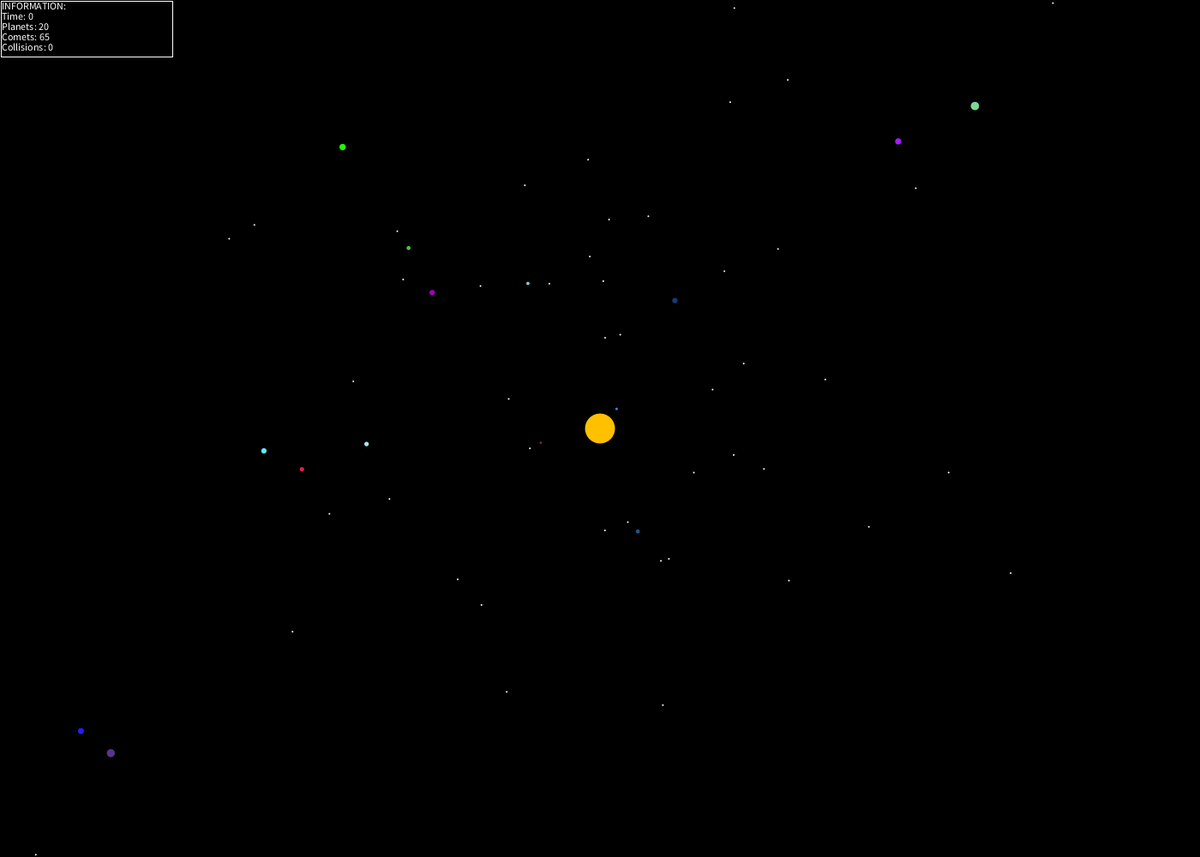
Frame 1 (no input)
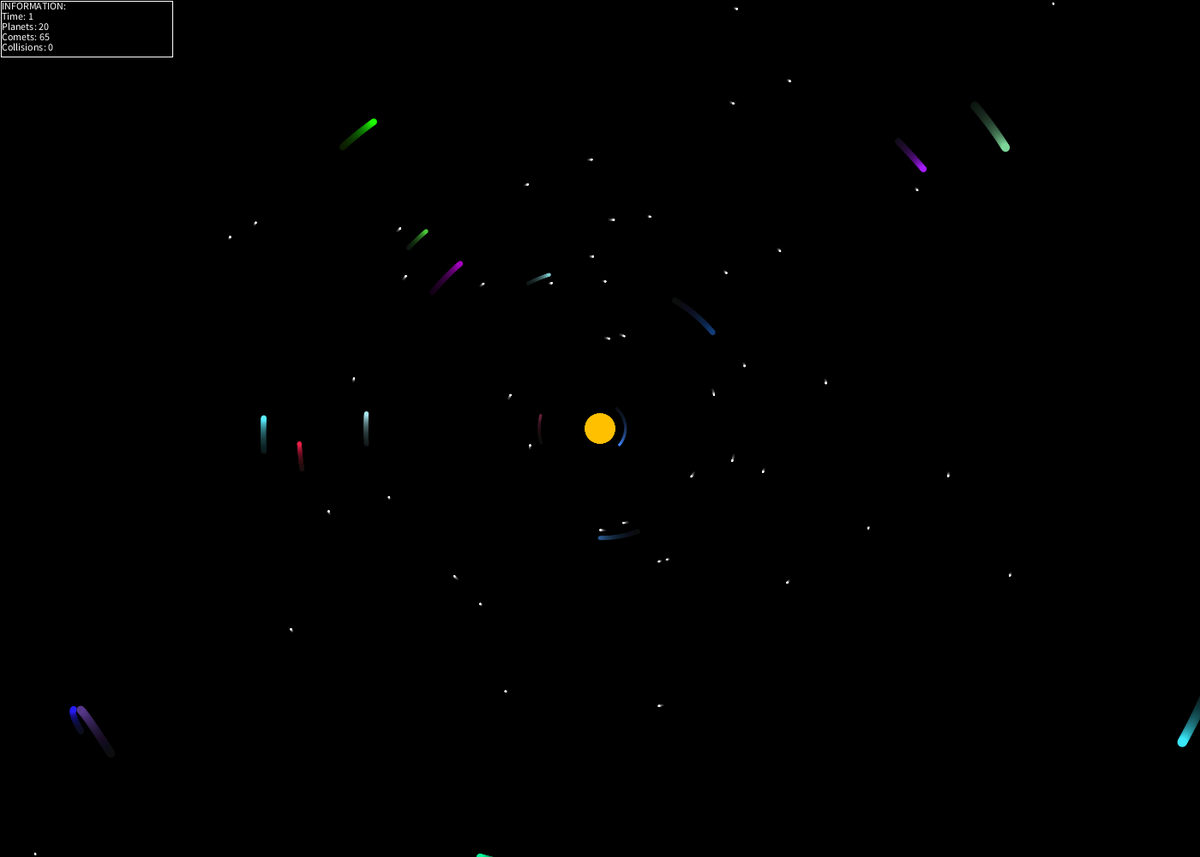
Frame 60 (the mouse pressed at the canvas centre just before this capture)
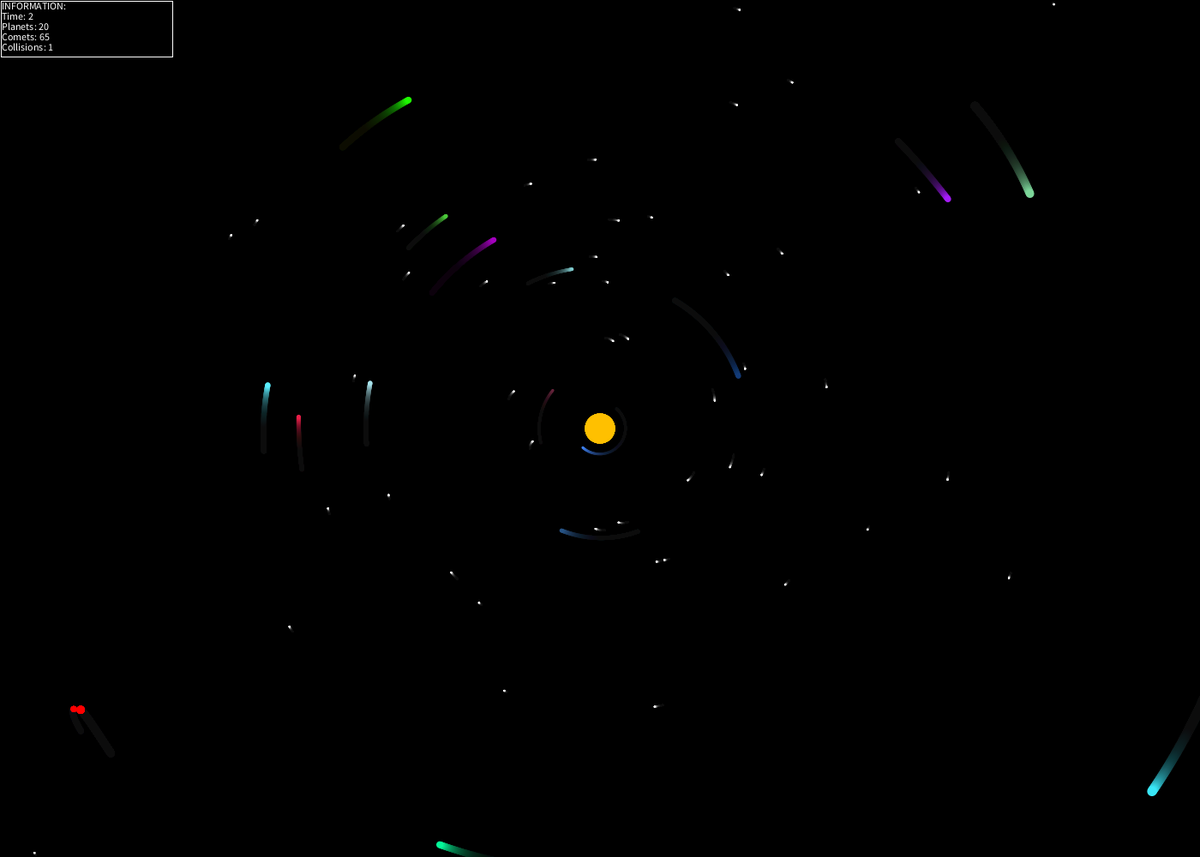
Frame 120 (the mouse held since frame 60 and released just before this capture)

The Processing sketch that drew these frames (run headless with seeded random() and noise(); from frame 60 on, the mouse is pressed at the canvas centre):

// Processing sketch: solar_system
// ── solar_system.pde
final int NUM_PLANETS = 20;
final int WIN_X = 1400, WIN_Y = 1000;

final int TEXT_SIZE = 12;
int debug_level = 1;

final float VARIANCE = 0.5;
final float SCALE = 1; //master scale variable for system model
final float SPEEDUP = 1;

final boolean ALLOW_COMETS = true;
final int COMET_SIZE = 2;
final float COMET_SPEED_PENALTY = 2.5;
final int COMET_EXTRA_DISTANCE = 50;
final int COMET_PERCENT = 70;

final int SUN_SIZE = 35;

final int PLANET_DISTANCE = 40;

final boolean ALLOW_MOONS = false;
final int MOON_PERCENT = 50;
final int MOON_SIZE = 2;
final int MOON_DISTANCE = 4;
final float MOON_EXTRA_SPEED = 1.1;

Sun sun;
int comet_count = 0;
int collision_count = 0;
int start_time = 0;

ArrayList<Planet> planets;

void setup() {
  start_time = millis();
  size(1400, 1000);
  noStroke();
  background(0.0);
  textSize(TEXT_SIZE);
  textLeading(TEXT_SIZE);
  textAlign(LEFT, TOP);
  
  planets = new ArrayList<Planet>(NUM_PLANETS);
  sun = new Sun();
  planets.add(sun);
  
  for(int i = 0; i < NUM_PLANETS; i++) {
    float var = random(1-VARIANCE, 1+VARIANCE);
    int distance_from_sun = (int)(SCALE*PLANET_DISTANCE*var + SCALE*PLANET_DISTANCE*i);

    if(ALLOW_COMETS && (int)random(100) < COMET_PERCENT) { //comet
      double speed = SCALE*orbital_velocity(COMET_SIZE, distance_from_sun)/COMET_SPEED_PENALTY;
      planets.add(new Comet((int)(distance_from_sun+(SCALE*COMET_EXTRA_DISTANCE*var)), speed*var));
      i--;
      comet_count++;
    } else { //planet
      float size = SCALE * (4*var + i/3);
      double speed = orbital_velocity(size, distance_from_sun);
      int fill_color = (int)random(0x00f000, 0xffffff);
      int fill = 0xff000000 + fill_color;
      Planet p = new Planet(size, distance_from_sun, speed, fill);
      planets.add(p);
      if(ALLOW_MOONS && (int)random(100) < MOON_PERCENT) { //add moon
        speed = orbital_velocity(size, distance_from_sun)*(MOON_EXTRA_SPEED*SCALE);
        distance_from_sun += MOON_DISTANCE*var*SCALE;
        planets.add(new Moon(distance_from_sun, speed));
      }
    }
  }
}

void draw() {
  fill(0x0a000000);
  rect(0, 0, WIN_X, WIN_Y);
  for(Planet p : planets) {
    move_planet(p);
    draw_planet(p);
  }
  if(debug_level >= 1) {
    if(debug_level >= 2) {
      for(Planet p : planets) {
        write_planet_info(p);
      }
    }
    write_all_info();
  }
}

void draw_planet(Planet p) {
  if(p instanceof Comet && p.collided) return;
  fill(p.fill);
  ellipse(p.x, p.y, p.size, p.size);
}

void write_planet_info(Planet p) {
  if(p == sun) return;
  if(p.collided) return;
  fill(0x000000);
  stroke(0x000000);
  rect(p.x+p.size*SCALE, p.y+p.size*SCALE, 50+6, TEXT_SIZE*3+6);
  if(p instanceof Comet) {
    stroke(0xff00ffff);
  } else {
    stroke(0xffffffff);
  }
  fill(0x000000);
  rect(p.x+p.size*SCALE+2, p.y+p.size*SCALE+2, 50, TEXT_SIZE*3+2);
  noStroke();
  fill(0xffffffff);
  String text = "v: " + (int)(1000*pyth(p.vx, p.vy))/100.0;
  text += "\nm: " + (int)p.mass;
  text += "\nd: " + (int)distance(p, sun);
  text(text, p.x+p.size*SCALE+3, p.y+p.size*SCALE+3);
}

void write_all_info() {
  stroke(0xffffffff);
  fill(0x000000);
  rect(1, 1, 200, TEXT_SIZE*5+5);
  noStroke();
  fill(0xffffffff);

  String text = "INFORMATION:";
  text += "\nTime: " + (millis() - start_time) / 1000;
  text += "\nPlanets: " + NUM_PLANETS;
  text += "\nComets: " + comet_count;
  text += "\nCollisions: " + collision_count;
  text(text, 2, 2);
}

int get_total_planet_mass() {
  float total_mass = 0.0;
  for(Planet p : planets) {
    total_mass += p.mass;
  }
  return (int)total_mass;
}

void move_planet(Planet p1) {
  for(Planet p2 : planets) {
    if(calculate_movement(p1, p2)) {
      double force = SCALE * force_of_gravity(p1, p2);
      float angle = get_angle(p1, p2);
      p1.vx += cos(angle) * force;
      p1.vy += sin(angle) * force;
    }
  }
  if(p1.collided) return;
  p1.x += p1.vx;
  p1.y += p1.vy;
}

boolean calculate_movement(Planet p1, Planet p2){
  if(p1==p2) return false;
  if(p1 instanceof Sun) return false;
  if(p1.collided || p2.collided) return false;
  if(distance(p1, p2) < (p1.size/2) + (p2.size/2)) {
    return collision(p1, p2);
  }
  return true;
}

boolean collision(Planet p1, Planet p2){
  if(!(p2 instanceof Sun) && (p1 instanceof Comet || p1 instanceof Moon)) return false;
  if (p2 instanceof Moon) return false;
  collision_count++;

  if(!(p2 instanceof Sun)) {
    p2.collided = true;
    p2.fill = 0xffff0000;
    p2.vx = 0;
    p2.vy = 0;
    if(p2 instanceof Comet) {
      comet_count--;
      return true;
    }
  }
  p1.collided = true;
  p1.fill = 0xffff0000;
  p1.vx = 0;
  p1.vy = 0;
  return false;
}

double force_of_gravity(Planet p1, Planet p2) {
  return (p1.mass*p2.mass)/Math.pow(distance(p1, p2), 2)*(1e-4*SPEEDUP);
}

double orbital_velocity(float size, int distance_from_sun) {
  return Math.sqrt((sun.mass * Math.pow(size/2, 3)*PI*(4/3)) / distance_from_sun)/(100/SPEEDUP);
}

float get_angle(Planet p, Planet target) {
  return radians((float) Math.toDegrees(Math.atan2(target.y - p.y, target.x - p.x)));
}

double distance(Planet p1, Planet p2) {
  return pyth(p1.x - p2.x, p1.y - p2.y);
}

double pyth(double x, double y) {
  return Math.sqrt((x*x)+(y*y)); 
}


class Planet {
  
  float size = 10;
  float mass = 10*10*PI;
  int pos = -1;
  
  int fill = 0xffffffff;
  boolean collided = false;
  
  float x, y;
  double vx = 0, vy = 0;
  
  Planet(float size, int distance_from_sun, double speed, int fill) {
    this.size = size;
    set_initial_position_and_speed(speed, distance_from_sun);
    this.mass = (float)Math.pow(size/2, 3)*PI*(4/3);
    this.fill = fill;
  }

  void set_initial_position_and_speed(double speed, int distance_from_sun) {
    float angle = random(2*PI);
    this.x = WIN_X/2 + distance_from_sun*cos(angle);
    this.y = WIN_Y/2 + distance_from_sun*sin(angle);
    
    angle += 1.57079633;
    
    this.vx = cos(angle) * speed;
    this.vy = sin(angle) * speed;
  }
}

class Sun extends Planet {
  Sun(){
    super(SUN_SIZE*SCALE, 0, 0, 0xffFFC000);
  }
}

class Comet extends Planet {
  Comet(int distance_from_sun, double speed) {
    super(COMET_SIZE*SCALE, distance_from_sun, speed, 0xffffffff);
  }
}

class Moon extends Planet {
  Moon(int distance_from_sun, double speed) {
    super(MOON_SIZE*SCALE, distance_from_sun, speed, 0xffffffff);
    this.vx /= 1;
    this.vy /= 1;
  }
}
